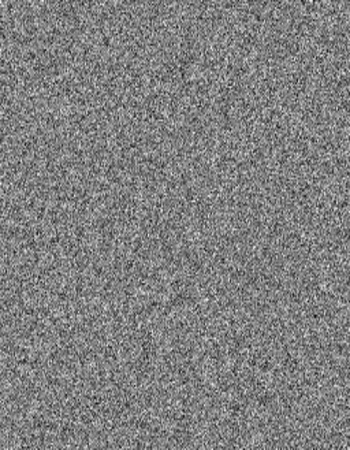
#> input picture lab3/figure1.jpg, 350 x 450 px, found by its file name
$ python fig1_shift.py
#> lines starting #> are read from the running program, lines starting #| are printed output that depends on the picture
import cv2
import numpy as np
import matplotlib.pyplot as plt
#import fft process
img = cv2.imread(r'D:\Lab\Telecommunication Lab\lab3\figure1.jpg',0)
#> img is the input picture: shape (450, 350); min 11, max 245, mean 128.1
fft = np.fft.fft2(img)
fft_vis = np.abs(fft)
fftshift_vis = np.fft.fftshift(fft_vis)
#2d plot
plt.subplot(131)
plt.imshow(img,cmap='gray')
plt.title('Original Image')
plt.subplot(132)
plt.imshow(fft_vis,cmap='gray')
plt.title('FFT')
plt.subplot(133)
plt.imshow(fftshift_vis,cmap='gray')
plt.title('Shifted FFT')
plt.suptitle('Figure 1 2D View',y=0.85)
#3d plot
x,y = np.mgrid[0:img.shape[0],0:img.shape[1]]
fig = plt.figure()
ax = fig.add_subplot(131,projection='3d')
ax2 = fig.add_subplot(132,projection='3d')
ax3 = fig.add_subplot(133,projection='3d')
ax.plot_surface(x,y,img, rstride=1, cstride=1, linewidth=0, cmap='gray')
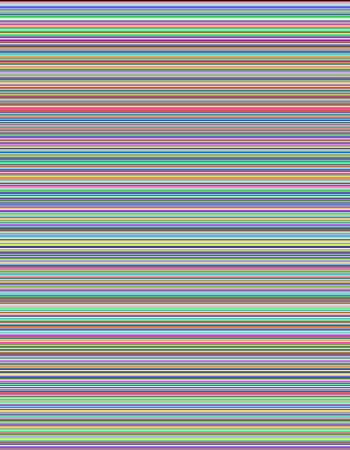
#> x: shape (450, 350) int64; 450 distinct labels, from 0 to 449; one colour per label, 0 black
ax.set_title('Original Image')
ax2.plot_surface(x,y,fft_vis, rstride=1, cstride=1, linewidth=0, cmap='gray')
ax2.set_title('FFT')
ax3.plot_surface(x,y,fftshift_vis, rstride=1, cstride=1, linewidth=0, cmap='gray')
ax3.set_title('Shifted FFT')
plt.suptitle('Figure 1 3D Surface View',y=0.79)
plt.show()
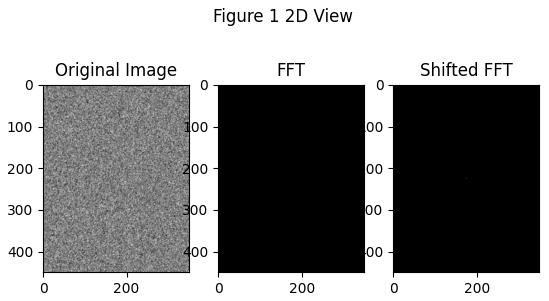
#> figure drawn by matplotlib, 3 panels
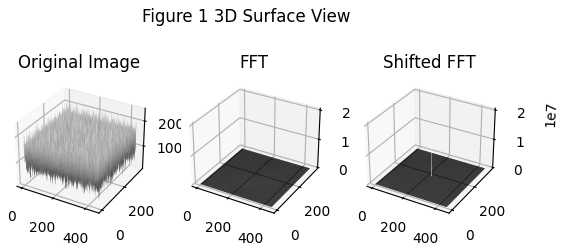
#> figure drawn by matplotlib, 3 panels
